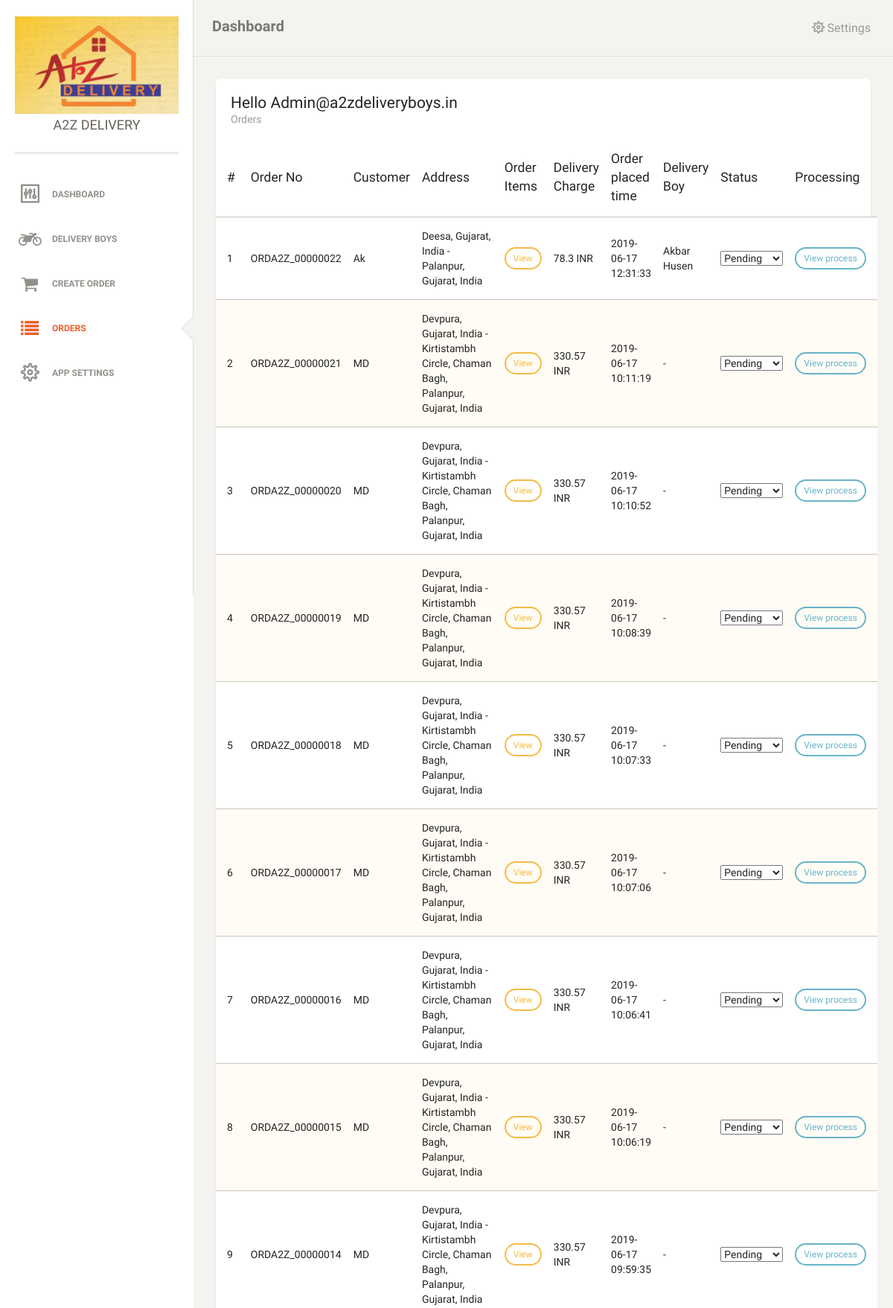
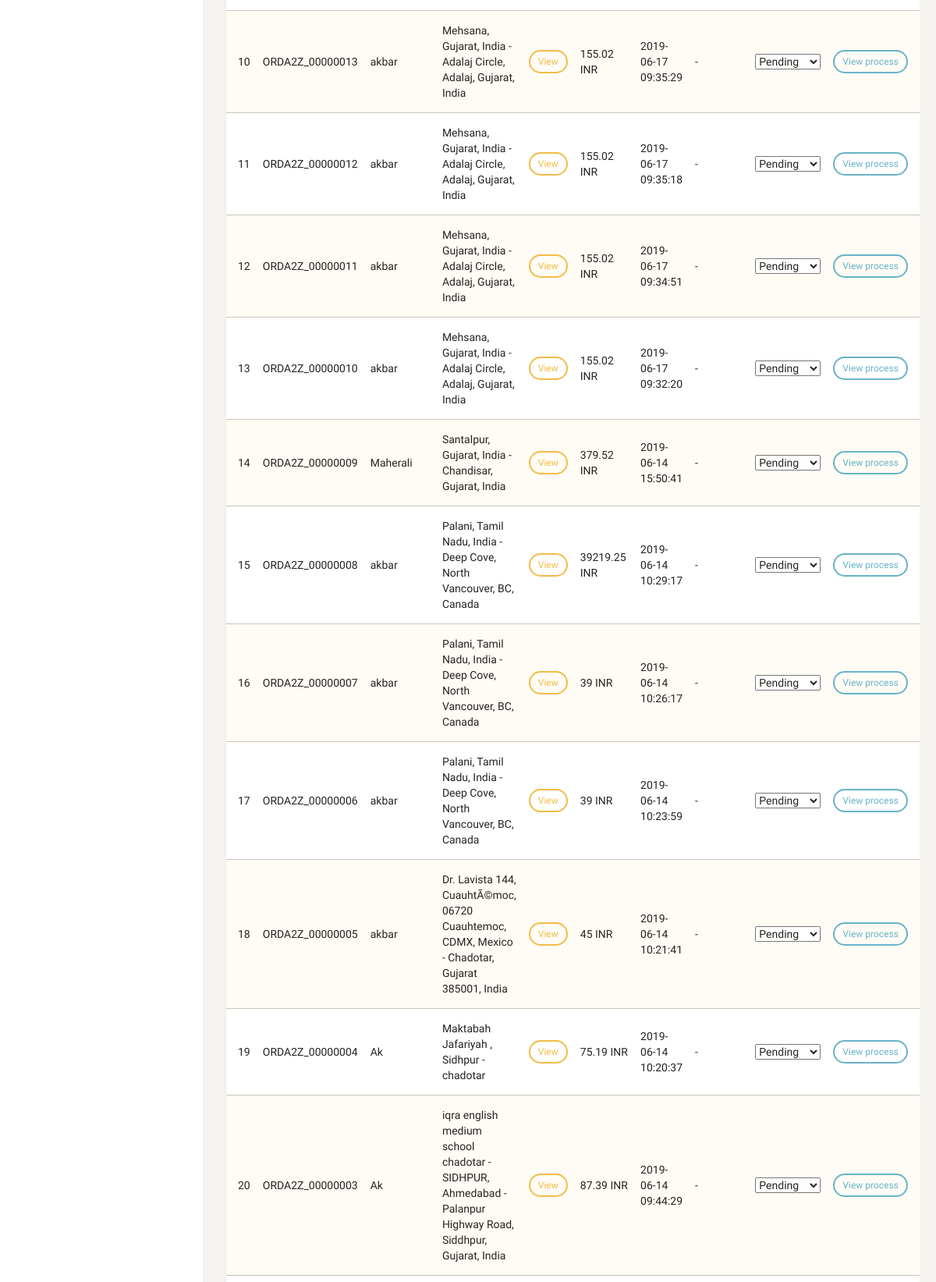
Screenshot of /orders.php (signed in, upper part) with the database file from the repository (2 pictures, top to bottom).
### tables this page shows
CREATE TABLE IF NOT EXISTS `order_items` (
  `id` int(11) NOT NULL AUTO_INCREMENT,
  `items` longtext NOT NULL,
  `order_id` int(11) NOT NULL,
  PRIMARY KEY (`id`),
  KEY `orde_id` (`order_id`)
);

CREATE TABLE IF NOT EXISTS `orders` (
  `id` int(11) NOT NULL AUTO_INCREMENT,
  `order_from` varchar(255) NOT NULL,
  `order_to` varchar(255) NOT NULL,
  `bill_to` varchar(400) NOT NULL,
  `order_no` varchar(50) NOT NULL,
  `created_at` datetime NOT NULL DEFAULT CURRENT_TIMESTAMP,
  `order_status` enum('P','D','R','C') NOT NULL,
  `delivery_charge` double NOT NULL DEFAULT '0',
  `special_note` text NOT NULL,
  `customer_phone_number` varchar(30) NOT NULL,
  `deliveryboy_id` int(11) NOT NULL,
  PRIMARY KEY (`id`)
);

### common/database.php (called while the page is built, shortened)
<?php
	require_once('common/app.php');
	class DB {
		public $conn;
		function __construct($hostname,$username,$password,$database)
		{
		$this->conn = mysqli_connect($hostname,$username,$password,$database) or die('Database is still not setup ...');
		return $this->conn;
		}
		function query($query) {
			$res = mysqli_query($this->conn,$query);
			return $res;
		}
		function get($res,$inArrayOnly = false) {
			$rows = [];
			while($row = mysqli_fetch_assoc($res)) {
				$rows[] = $row;
			}
			if(!$inArrayOnly) {
				$rows= $this->toStdObject($rows);
			}
			return $rows;
		}
		function getOne($res,$inArrayOnly = false) {
			$row = mysqli_fetch_assoc($res);
			if(!$inArrayOnly) {
				$row = $this->toStdObject($row);
			}
			return $row;
		}
		function toStdObject($rows) {
			$rows = json_decode(json_encode($rows));
			return $rows;
		}
	}
?>

### include.php (called while the page is built, shortened)
<?php
	$db = new DB(HOST,USERNAME,PASSWORD,DATABASE);
	$app = new App();
?>

### common/functions.php (called while the page is built, shortened)
<?php
require_once(BASE_PATH.'/common/database.php');
function get_admin_meta($id, $field) {
	global $db;
	$sql = 'SELECT '.$field.' FROM `users` WHERE id='.$id.'';
	$result = $db->query($sql);
	$row = $db->getOne($result);
	return $row->$field;
}
function get_setting_meta($field) {
	global $db;
	$sql = 'SELECT `value` FROM `app_settings` WHERE `name`="'.$field.'"';
	$result = $db->query($sql);
	$row = $db->getOne($result);
	return $row->value;
}
function getDeliveryBoyInfo($delivery_boy_id) {
	global $db;
	$sql = "SELECT * FROM `users` WHERE `id`=".$delivery_boy_id;
	$deliverBoyInfo = $db->getOne($db->query($sql));
	return $deliverBoyInfo;
}
function showTabActive($url,$tabs) {
	$showActive = false;
	foreach($tabs as $key => $tab) {
		if(strpos($url, $tab) !== FALSE) {
			$showActive = true;
			break;
		}
	}
	return $showActive;
}
function getOrders() {
	global $db,$app;
	$where = " WHERE 1=1";
	if(getUserRole($app->getSession('loggedin')) == 'deliveryboy') {
		$where = " WHERE deliveryboy_id=".$app->getSession('loggedin')."";
	}
	$sql = "SELECT * FROM `orders` o LEFT JOIN `order_items` oi ON oi.order_id = o.id ".$where." ORDER BY o.id DESC";
	$orderInfo = $db->get($db->query($sql));
	return $orderInfo;
}
function getUserRole($userId) {
	global $db,$app;
	$sql = "SELECT type FROM `users` WHERE id=".$userId."";
	$result = $db->getOne($db->query($sql));
	if($result->type == 1) {
		return 'admin';
	} else {
		return 'deliveryboy';
	}
}
?>

### common/app.php (called while the page is built, shortened)
<?php
class App {
		?>
		<?php
	function getSession($key) {
		if(empty($_SESSION[$key]))
			return '';
		else
			return $_SESSION[$key];
	}
}
?>

### orders.php (the view, shortened to what this page needs)
<?php
	include_once('layouts/header.php');
	$orders = getOrders();
?>
<div class="content">
	<div class="container-fluid">
		<div class="row">
			<div class="col-md-12">
				<div class="card">
					<div class="header">
						<h4 class="title">Hello <?php echo ucfirst(get_admin_meta($app->getSession('loggedin'), 'username')); ?></h4>
						<p class="category">Orders</p>
					</div>
					<div class="content table-responsive table-full-width">
						<table class="table table-striped">
							<thead>
								<tr>
									<th>#</th>
									<th>Order No</th>
									<th>Customer</th>
									<th>Address</th>
									<th>Order Items</th>
									<th>Delivery Charge</th>
									<th>Order placed time</th>
									<th>Delivery Boy</th>
									<th>Status</th>
									<th>Processing</th>
								</tr>
							</thead>
							<tbody>
								<?php
								$counter = 1;
								foreach ($orders as $key => $order) {
									$pSelected = '';
									$dSelected = '';
									$rSelected = '';
									$cSelected = '';
									if($order->order_status == 'P') {
										$pSelected = 'selected';
									} else if($order->order_status == 'D') {
										$dSelected = 'selected';
									} else if($order->order_status == 'R') {
										$rSelected = 'selected';
									} else {
										$cSelected = 'selected';
									}
									echo "<tr>
											<td>".$counter."</td>
											<td>".$order->order_no."</td>
											<td>".$order->bill_to."</td>
											<td>".$order->order_from." - ".$order->order_to."</td>
											<td><a class='btn btn-sm btn-warning' target='_blank' href='".HOME_URL."assets/order_invoice_pdfs/".$order->order_no."'>View</a></td>
											<td>".$order->delivery_charge." INR</td>
											<td>".$order->created_at."</td>
											<td>".(!empty(getDeliveryBoyInfo($order->deliveryboy_id)->name) ? getDeliveryBoyInfo($order->deliveryboy_id)->name : '-')."</td>
											<td>
											<select class='order_status' data-id='".$order->id."'>
											<option ".$pSelected." value='P'>Pending</option>
											<option ".$dSelected." value='D'>Delivered</option>
											<option ".$rSelected." value='R'>Returned</option>
											<option ".$cSelected." value='C'>Cancelled</option>
											</select
											</td>
											<td><a class='btn btn-sm btn-info' target='_blank' href='".HOME_URL."chat.php?order_id=".$order->order_no."'>View process</a></td>
										</tr>";
									$counter++;
								}
								?>
							</tbody>
						</table>
					</div>
				</div>
			</div>
		</div>
	</div>
</div>
<?php
include_once('layouts/footer.php');
?>

### layouts/header.php (shortened to what this page needs)
<?php
    include_once('include.php');
?>
<!DOCTYPE html>
<html>
    <head>
        <link href="assets/css/bootstrap.min.css" rel="stylesheet" />
        <link href="assets/css/animate.min.css" rel="stylesheet"/>
        <link href="assets/css/paper-dashboard.css" rel="stylesheet"/>
        <link href="assets/css/demo.css" rel="stylesheet" />
        <link href="https://maxcdn.bootstrapcdn.com/font-awesome/latest/css/font-awesome.min.css" rel="stylesheet">
        <link href="assets/css/themify-icons.css" rel="stylesheet">
        <link rel="stylesheet" type="text/css" href="assets/css/style.css">
    </head>
    <body>
        <div class="wrapper">
            <div class="sidebar" data-background-color="white" data-active-color="danger">
                <div class="sidebar-wrapper">
                    <div class="logo">
                        <a href="<?php echo SITE_URL; ?>" class="simple-text">
                            <img src="assets/img/logos/<?php echo get_setting_meta('logo'); ?>" class="img-responsive" /><?php echo get_setting_meta('app_name'); ?>
                        </a>
                    </div>
                    <ul class="nav">
                        <li class="<?php if(showTabActive($_SERVER['REQUEST_URI'],array('admin','index'))) { echo "active"; } ?>">
                            <a href="admin.php">
                                <i class="ti-panel"></i>
                                <p>Dashboard</p>
                            </a>
                        </li>
                        <?php if(getUserRole($app->getSession('loggedin')) == 'admin'): ?>
                            <li class="<?php if(showTabActive($_SERVER['REQUEST_URI'],array('delivery_boys','add_delivery_boy','edit_delivery_boy'))) { echo "active"; } ?>">
                                <a href="delivery_boys.php">
                                    <i class="fa fa-motorcycle"></i>
                                    <p>Delivery Boys</p>
                                </a>
                            </li>
                            <li class="<?php if(showTabActive($_SERVER['REQUEST_URI'],array('create_order','edit_order','chat'))) { echo "active"; } ?>">
                                <a href="create_order.php">
                                    <i class="fa fa-shopping-cart"></i>
                                    <p>Create Order</p>
                                </a>
                            </li>
                        <?php endif ?>
                        <li class="<?php if(showTabActive($_SERVER['REQUEST_URI'],array('orders'))) { echo "active"; } ?>">
                            <a href="orders.php">
                                <i class="fa fa-list"></i>
                                <p>Orders</p>
                            </a>
                        </li>
                        <?php if(getUserRole($app->getSession('loggedin')) == 'admin'): ?>
                            <li class="<?php if(showTabActive($_SERVER['REQUEST_URI'],array('app_settings'))) { echo "active"; } ?>">
                                <a href="app_settings.php">
                                    <i class="ti-settings"></i>
                                    <p>App settings</p>
                                </a>
                            </li>
                        <?php endif ?>
                    </ul>
                </div>
            </div>
            <div class="main-panel">
                <nav class="navbar navbar-default">
                    <div class="container-fluid">
                        <div class="navbar-header">
                            <a class="navbar-brand" href="#">Dashboard</a>
                        </div>
                        <div class="collapse navbar-collapse">
                            <ul class="nav navbar-nav navbar-right">
                                <li>
                                    <a href="#" class="dropdown-toggle" data-toggle="dropdown">
                                        <i class="ti-settings"></i>
                                        <p>Settings</p>
                                    </a>
                                </li>
                            </ul>
                        </div>
                    </div>
                </nav>

### layouts/footer.php (shortened to what this page needs)
</div>
</div>
</body>
</html>

### rows the page displays
order_items: order.order_no "ORDA2Z_00000022", order.bill_to "Ak", order.order_from "Deesa, Gujarat, India", order.order_to "Palanpur, Gujarat, India", order.delivery_charge "78.3", order.created_at "2019-06-17 12:31:33", name "Akbar Husen", id "Pending"
order_items: order.order_no "ORDA2Z_00000021", order.bill_to "MD", order.order_from "Devpura, Gujarat, India", order.order_to "Kirtistambh Circle, Chaman Bagh, Palanpur, Gujarat, India", order.delivery_charge "330.57", order.created_at "2019-06-17 10:11:19", id "Pending"
order_items: order.order_no "ORDA2Z_00000020", order.bill_to "MD", order.order_from "Devpura, Gujarat, India", order.order_to "Kirtistambh Circle, Chaman Bagh, Palanpur, Gujarat, India", order.delivery_charge "330.57", order.created_at "2019-06-17 10:10:52", id "Pending"
order_items: order.order_no "ORDA2Z_00000019", order.bill_to "MD", order.order_from "Devpura, Gujarat, India", order.order_to "Kirtistambh Circle, Chaman Bagh, Palanpur, Gujarat, India", order.delivery_charge "330.57", order.created_at "2019-06-17 10:08:39", id "Pending"
order_items: order.order_no "ORDA2Z_00000018", order.bill_to "MD", order.order_from "Devpura, Gujarat, India", order.order_to "Kirtistambh Circle, Chaman Bagh, Palanpur, Gujarat, India", order.delivery_charge "330.57", order.created_at "2019-06-17 10:07:33", id "Pending"
order_items: order.order_no "ORDA2Z_00000017", order.bill_to "MD", order.order_from "Devpura, Gujarat, India", order.order_to "Kirtistambh Circle, Chaman Bagh, Palanpur, Gujarat, India", order.delivery_charge "330.57", order.created_at "2019-06-17 10:07:06", id "Pending"
order_items: order.order_no "ORDA2Z_00000016", order.bill_to "MD", order.order_from "Devpura, Gujarat, India", order.order_to "Kirtistambh Circle, Chaman Bagh, Palanpur, Gujarat, India", order.delivery_charge "330.57", order.created_at "2019-06-17 10:06:41", id "Pending"
order_items: order.order_no "ORDA2Z_00000015", order.bill_to "MD", order.order_from "Devpura, Gujarat, India", order.order_to "Kirtistambh Circle, Chaman Bagh, Palanpur, Gujarat, India", order.delivery_charge "330.57", order.created_at "2019-06-17 10:06:19", id "Pending"
order_items: order.order_no "ORDA2Z_00000014", order.bill_to "MD", order.order_from "Devpura, Gujarat, India", order.order_to "Kirtistambh Circle, Chaman Bagh, Palanpur, Gujarat, India", order.delivery_charge "330.57", order.created_at "2019-06-17 09:59:35", id "Pending"
order_items: order.order_no "ORDA2Z_00000013", order.bill_to "akbar", order.order_from "Mehsana, Gujarat, India", order.order_to "Adalaj Circle, Adalaj, Gujarat, India", order.delivery_charge "155.02", order.created_at "2019-06-17 09:35:29", id "Pending"
order_items: order.order_no "ORDA2Z_00000012", order.bill_to "akbar", order.order_from "Mehsana, Gujarat, India", order.order_to "Adalaj Circle, Adalaj, Gujarat, India", order.delivery_charge "155.02", order.created_at "2019-06-17 09:35:18", id "Pending"
order_items: order.order_no "ORDA2Z_00000011", order.bill_to "akbar", order.order_from "Mehsana, Gujarat, India", order.order_to "Adalaj Circle, Adalaj, Gujarat, India", order.delivery_charge "155.02", order.created_at "2019-06-17 09:34:51", id "Pending"
order_items: order.order_no "ORDA2Z_00000010", order.bill_to "akbar", order.order_from "Mehsana, Gujarat, India", order.order_to "Adalaj Circle, Adalaj, Gujarat, India", order.delivery_charge "155.02", order.created_at "2019-06-17 09:32:20", id "Pending"
order_items: order.order_no "ORDA2Z_00000009", order.bill_to "Maherali", order.order_from "Santalpur, Gujarat, India", order.order_to "Chandisar, Gujarat, India", order.delivery_charge "379.52", order.created_at "2019-06-14 15:50:41", id "Pending"
order_items: order.order_no "ORDA2Z_00000008", order.bill_to "akbar", order.order_from "Palani, Tamil Nadu, India", order.order_to "Deep Cove, North Vancouver, BC, Canada", order.delivery_charge "39219.25", order.created_at "2019-06-14 10:29:17", id "Pending"
order_items: order.order_no "ORDA2Z_00000007", order.bill_to "akbar", order.order_from "Palani, Tamil Nadu, India", order.order_to "Deep Cove, North Vancouver, BC, Canada", order.delivery_charge "39", order.created_at "2019-06-14 10:26:17", id "Pending"
order_items: order.order_no "ORDA2Z_00000006", order.bill_to "akbar", order.order_from "Palani, Tamil Nadu, India", order.order_to "Deep Cove, North Vancouver, BC, Canada", order.delivery_charge "39", order.created_at "2019-06-14 10:23:59", id "Pending"
order_items: order.order_no "ORDA2Z_00000005", order.bill_to "akbar", order.order_from "Dr. Lavista 144, CuauhtÃ©moc, 06720 Cuauhtemoc, CDMX, Mexico", order.order_to "Chadotar, Gujarat 385001, India", order.delivery_charge "45", order.created_at "2019-06-14 10:21:41", id "Pending"
order_items: order.order_no "ORDA2Z_00000004", order.bill_to "Ak", order.order_from "Maktabah Jafariyah , Sidhpur", order.order_to "chadotar", order.delivery_charge "75.19", order.created_at "2019-06-14 10:20:37", id "Pending"
order_items: order.order_no "ORDA2Z_00000003", order.bill_to "Ak", order.order_from "iqra english medium school chadotar", order.order_to "SIDHPUR, Ahmedabad - Palanpur Highway Road, Siddhpur, Gujarat, India", order.delivery_charge "87.39", order.created_at "2019-06-14 09:44:29", id "Pending"

### other values shown
get_setting_meta('app_name') "A2Z DELIVERY"
get_admin_meta($app->getSession('loggedin'), 'username') "Admin@a2zdeliveryboys.in"
